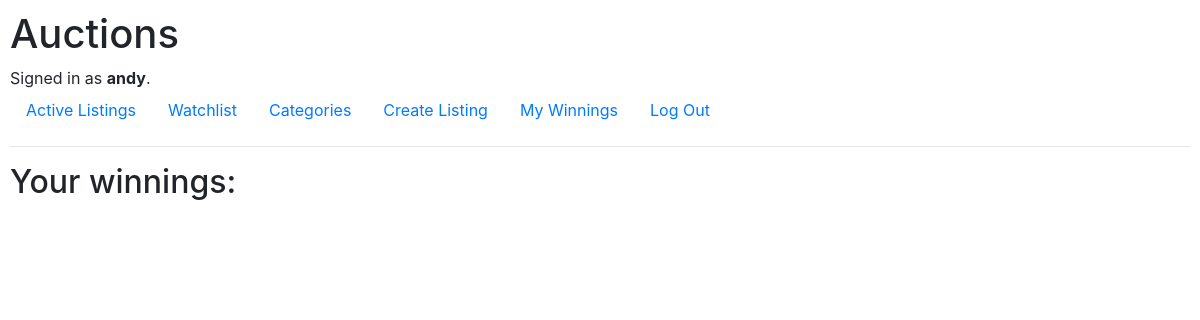
Before: /winnings (signed in) with the older database file.
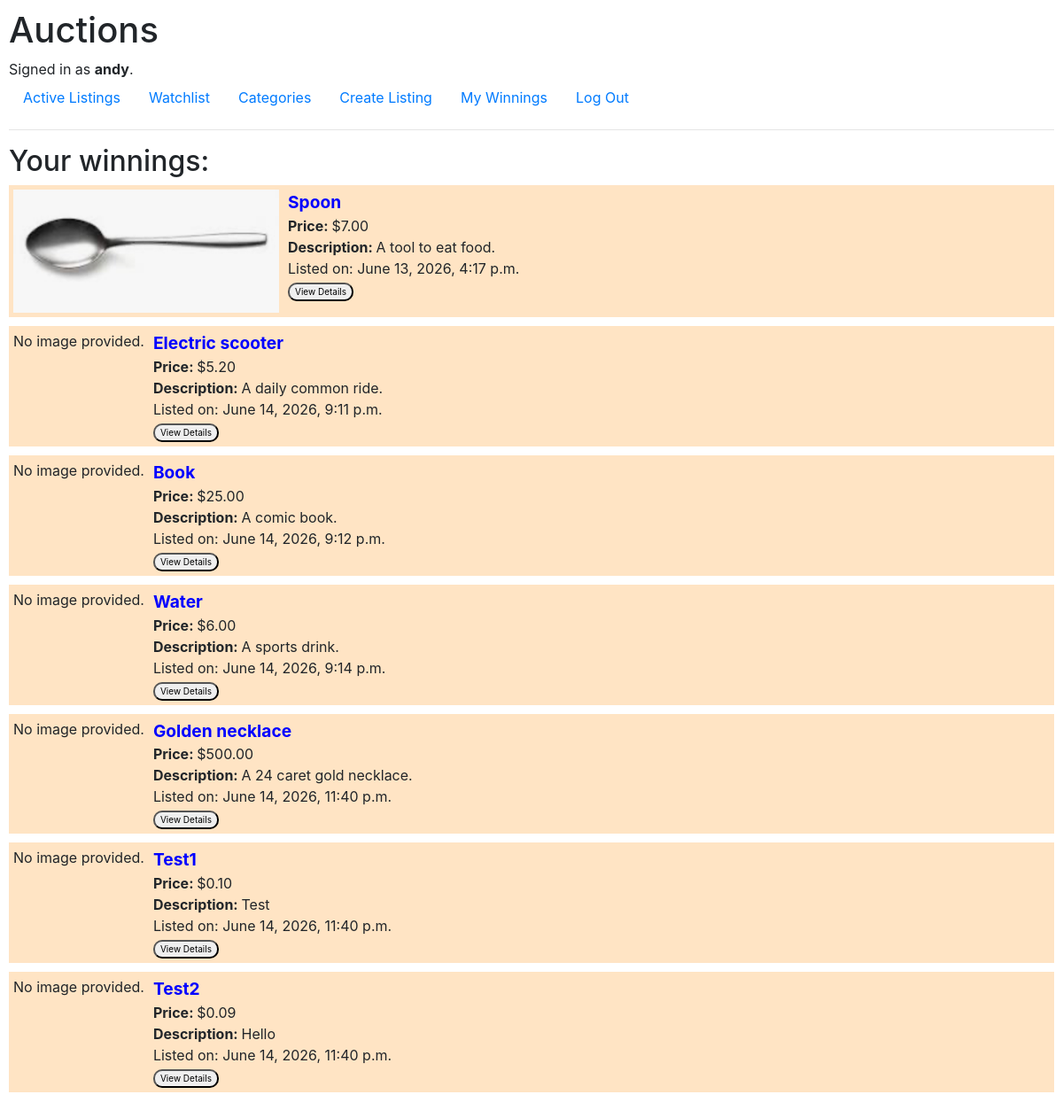
After: the same page with the newer database file.
### auctions/models.py (models this page shows, shortened)
class Listing(models.Model):
    owner = models.ForeignKey(
        User, on_delete=models.CASCADE, related_name="listings")
    name = models.CharField(max_length=64)
    description = models.TextField()
    image = models.ImageField(upload_to="listings/", blank=True, null=True)
    category = models.CharField(max_length=30, default="Other")
    price = models.DecimalField(max_digits=10, decimal_places=2)
    datetime = models.DateTimeField(auto_now_add=True)
    active = models.BooleanField(default=True)
    winner = models.ForeignKey(User, on_delete=models.SET_NULL, null=True, blank=True, default=None, related_name="wins")

### auctions/views.py (the view)
# urls.py: path("winnings", views.winnings, name="winnings"),
@login_required
def winnings(request):
    listings = Listing.objects.filter(winner=request.user)
    return render(request, "auctions/winnings.html", {
        "listings": listings
    })

### auctions/templates/auctions/winnings.html (shortened to what this page needs)
{% extends "auctions/layout.html" %}
{% block body %}
    <h2>Your winnings:</h2>
    {% if listings %}
        {% for listing in listings %}
        <div class="listing-container">
            <div class="listing-block listing-image">
                {% if listing.image %}
                    <img src="{{ listing.image.url }}" alt="{{ listing.name }}" style="max-width: 300px; max-height:200px;">
                {% else %}
                    <p>No image provided.</p>
                {% endif %}
            </div>
            <div class="listing-block listing-details">
                <div id="listing-title"><b>{{ listing.name }}</b></div>
                <div id="listing-price"><b>Price: </b>${{ listing.price }}</div>
                <div id="listing-description"><b>Description: </b>{{ listing.description }}</div>
                <div id="listing-datetime">Listed on: {{listing.datetime}}</div>
                <a href="{% url 'listing' listing.id %}">
                    <button class="submit-button" id="listing-button">View Details</button>
                </a>
           </div>
        </div>
        {% endfor %}
    {% endif %}
{% endblock %}

Changed rows visible on the page:
now on this page (row edited): Listing: image (picture), name "Spoon", price "7.00", description "A tool to eat food.", datetime "June 13, 2026, 4:17 p.m."
added Listing: image "No image provided.", name "Electric scooter", price "5.20", description "A daily common ride.", datetime "June 14, 2026, 9:11 p.m."
added Listing: image "No image provided.", name "Book", price "25.00", description "A comic book.", datetime "June 14, 2026, 9:12 p.m."
added Listing: image "No image provided.", name "Water", price "6.00", description "A sports drink.", datetime "June 14, 2026, 9:14 p.m."
added Listing: image "No image provided.", name "Golden necklace", price "500.00", description "A 24 caret gold necklace.", datetime "June 14, 2026, 11:40 p.m."
added Listing: image "No image provided.", name "Test1", price "0.10", description "Test", datetime "June 14, 2026, 11:40 p.m."
added Listing: image "No image provided.", name "Test2", price "0.09", description "Hello", datetime "June 14, 2026, 11:40 p.m."
